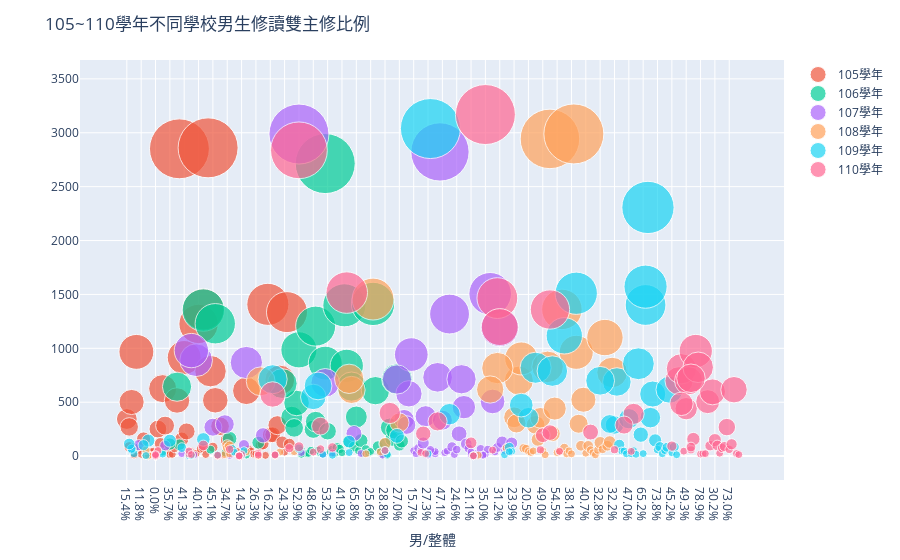

Source (notebook cell):
### Code cell
# 建立一個空的figure物件
fig = px.scatter()

# 迴圈加入各個年份的散佈圖
for year in range(105, 110+1):
    data = collegeyearsex.query(f"學年度=={year}")
    fig.add_scatter(x=data["男/整體"], y=data["修讀雙主修人次小計"],
                    mode="markers",
                    name=f"{year}學年",
                    marker=dict(size=data["修讀雙主修人次小計"],
                                sizemode="area",
                                sizeref=2.*max(data["修讀雙主修人次小計"])/(60.**2),
                                sizemin=4))
    
# 更新figure物件的標題和x軸標籤
fig.update_layout(title="105~110學年不同學校男生修讀雙主修比例",
                  xaxis_title="男/整體")
    
# 顯示figure物件
fig.show()

### Figure 1 — Plotly figure (JSON) as saved in the notebook; plotly's stock layout.template omitted (floating-point values rounded to 4 significant figures)
{"data": [{"hovertemplate": "<extra></extra>", "legendgroup": "", "marker": {"color": "#636efa", "symbol": "circle"}, "mode": "markers", "name": "", "orientation": "v", "showlegend": false, "type": "scatter", "xaxis": "x", "yaxis": "y"}, {"marker": {"size": [344, 271, 502, 11, 967, 55, 17, 159, 5, 3, 41, 46, 1, 1, 251, 116, 626, 283, 5, 55, 53, 14, 17, 79, 516, 2851, 158, 915, 229, 1, 44, 42, 22, 25, 1226, 68, 1, 5, 15, 76, 15, 2860, 788, 82, 518, 86, 2, 4, 277, 13, 3, 30, 150, 2, 4, 70, 26, 36, 44, 2, 30, 1, 14, 35, 1361, 606, 62, 48, 18, 19, 5, 100, 114, 7, 1408, 197, 198, 5, 287, 706, 128, 37, 1336, 111, 4, 11], "sizemin": 4, "sizemode": "area", "sizeref": 1.589}, "mode": "markers", "name": "105學年", "type": "scatter", "x": ["15.4%", "22.1%", "30.9%", "36.4%", "55.4%", "25.5%", "11.8%", "24.5%", "20.0%", "33.3%", "63.4%", "39.1%", "0.0%", "0.0%", "44.2%", "35.3%", "31.6%", "37.1%", "0.0%", "36.4%", "37.7%", "35.7%", "58.8%", "39.2%", "53.1%", "34.3%", "30.4%", "41.3%", "56.8%", "0.0%", "50.0%", "42.9%", "18.2%", "36.0%", "40.1%", "19.1%", "0.0%", "0.0%", "0.0%", "30.3%", "53.3%", "52.4%", "28.3%", "45.1%", "44.4%", "22.1%", "0.0%", "75.0%", "68.6%", "23.1%", "0.0%", "26.7%", "34.7%", "0.0%", "75.0%", "28.6%", "26.9%", "61.1%", "15.9%", "100.0%", "20.0%", "0.0%", "14.3%", "31.4%", "30.3%", "30.0%", "25.8%", "35.4%", "11.1%", "26.3%", "40.0%", "38.0%", "22.8%", "85.7%", "28.7%", "16.2%", "37.4%", "60.0%", "18.8%", "54.1%", "33.6%", "24.3%", "46.0%", "29.7%", "0.0%", "36.4%"], "y": [344, 271, 502, 11, 967, 55, 17, 159, 5, 3, 41, 46, 1, 1, 251, 116, 626, 283, 5, 55, 53, 14, 17, 79, 516, 2851, 158, 915, 229, 1, 44, 42, 22, 25, 1226, 68, 1, 5, 15, 76, 15, 2860, 788, 82, 518, 86, 2, 4, 277, 13, 3, 30, 150, 2, 4, 70, 26, 36, 44, 2, 30, 1, 14, 35, 1361, 606, 62, 48, 18, 19, 5, 100, 114, 7, 1408, 197, 198, 5, 287, 706, 128, 37, 1336, 111, 4, 11]}, {"marker": {"size": [361, 262, 493, 5, 986, 51, 22, 105, 24, 2, 25, 52, 2, 249, 112, 673, 320, 10, 38, 53, 26, 17, 77, 644, 2714, 161, 863, 231, 39, 60, 17, 25, 1206, 78, 5, 3, 14, 66, 31, 1399, 837, 1, 136, 645, 88, 1, 1, 6, 363, 14, 50, 144, 3, 60, 35, 24, 63, 3, 31, 2, 14, 43, 1412, 607, 91, 39, 18, 30, 10, 125, 111, 8, 1355, 266, 158, 26, 240, 714, 100, 35, 1228, 138, 4, 5], "sizemin": 4, "sizemode": "area", "sizeref": 1.508}, "mode": "markers", "name": "106學年", "type": "scatter", "x": ["19.9%", "24.4%", "33.9%", "20.0%", "52.9%", "23.5%", "9.1%", "34.3%", "20.8%", "0.0%", "52.0%", "51.9%", "0.0%", "48.6%", "35.7%", "33.6%", "42.5%", "20.0%", "31.6%", "39.6%", "38.5%", "64.7%", "36.4%", "53.1%", "35.9%", "28.6%", "35.9%", "53.2%", "71.8%", "25.0%", "23.5%", "44.0%", "42.5%", "17.9%", "100.0%", "33.3%", "14.3%", "21.2%", "41.9%", "52.5%", "30.1%", "0.0%", "48.5%", "50.5%", "29.5%", "0.0%", "0.0%", "33.3%", "65.8%", "0.0%", "8.0%", "37.5%", "33.3%", "28.3%", "20.0%", "70.8%", "23.8%", "100.0%", "12.9%", "100.0%", "14.3%", "25.6%", "29.9%", "29.0%", "26.4%", "30.8%", "22.2%", "26.7%", "30.0%", "40.0%", "28.8%", "87.5%", "30.3%", "25.2%", "41.1%", "50.0%", "22.9%", "51.1%", "27.0%", "31.4%", "44.4%", "32.6%", "0.0%", "100.0%"], "y": [361, 262, 493, 5, 986, 51, 22, 105, 24, 2, 25, 52, 2, 249, 112, 673, 320, 10, 38, 53, 26, 17, 77, 644, 2714, 161, 863, 231, 39, 60, 17, 25, 1206, 78, 5, 3, 14, 66, 31, 1399, 837, 1, 136, 645, 88, 1, 1, 6, 363, 14, 50, 144, 3, 60, 35, 24, 63, 3, 31, 2, 14, 43, 1412, 607, 91, 39, 18, 30, 10, 125, 111, 8, 1355, 266, 158, 26, 240, 714, 100, 35, 1228, 138, 4, 5]}, {"marker": {"size": [339, 288, 578, 7, 942, 51, 22, 73, 34, 2, 23, 51, 268, 122, 680, 370, 11, 45, 35, 21, 17, 102, 731, 2822, 210, 890, 333, 32, 47, 11, 14, 1318, 86, 15, 4, 9, 61, 24, 2988, 868, 11, 207, 713, 102, 2, 454, 9, 42, 113, 71, 2, 19, 3, 59, 25, 18, 66, 5, 38, 1, 20, 61, 1506, 507, 68, 28, 8, 1, 39, 7, 97, 81, 4, 1192, 296, 129, 52, 193, 711, 74, 41, 979, 4, 121, 1, 10], "sizemin": 4, "sizemode": "area", "sizeref": 1.66}, "mode": "markers", "name": "107學年", "type": "scatter", "x": ["21.5%", "24.7%", "32.5%", "0.0%", "51.0%", "15.7%", "4.5%", "32.9%", "23.5%", "0.0%", "30.4%", "41.2%", "45.1%", "36.1%", "35.9%", "43.5%", "27.3%", "35.6%", "51.4%", "19.0%", "64.7%", "31.4%", "56.2%", "36.6%", "29.5%", "36.0%", "47.1%", "40.6%", "17.0%", "18.2%", "50.0%", "43.2%", "20.9%", "86.7%", "50.0%", "22.2%", "24.6%", "37.5%", "52.9%", "30.0%", "27.3%", "52.2%", "52.6%", "25.5%", "0.0%", "68.9%", "33.3%", "19.0%", "37.2%", "33.8%", "0.0%", "21.1%", "66.7%", "35.6%", "16.0%", "88.9%", "24.2%", "80.0%", "21.1%", "100.0%", "35.0%", "26.2%", "29.8%", "26.8%", "30.9%", "25.0%", "75.0%", "0.0%", "28.2%", "28.6%", "37.1%", "38.3%", "100.0%", "31.2%", "26.7%", "45.0%", "46.2%", "22.8%", "51.1%", "25.7%", "29.3%", "42.9%", "75.0%", "28.9%", "0.0%", "80.0%"], "y": [339, 288, 578, 7, 942, 51, 22, 73, 34, 2, 23, 51, 268, 122, 680, 370, 11, 45, 35, 21, 17, 102, 731, 2822, 210, 890, 333, 32, 47, 11, 14, 1318, 86, 15, 4, 9, 61, 24, 2988, 868, 11, 207, 713, 102, 2, 454, 9, 42, 113, 71, 2, 19, 3, 59, 25, 18, 66, 5, 38, 1, 20, 61, 1506, 507, 68, 28, 8, 1, 39, 7, 97, 81, 4, 1192, 296, 129, 52, 193, 711, 74, 41, 979, 4, 121, 1, 10]}, {"marker": {"size": [360, 303, 701, 12, 906, 73, 16, 68, 44, 3, 34, 48, 4, 4, 290, 154, 694, 355, 5, 49, 37, 15, 13, 118, 828, 2943, 208, 817, 441, 33, 44, 10, 8, 1361, 75, 21, 5, 6, 49, 21, 2989, 963, 300, 614, 96, 4, 9, 523, 12, 27, 95, 101, 2, 15, 3, 57, 21, 32, 75, 5, 41, 12, 56, 1457, 618, 74, 21, 9, 2, 40, 6, 125, 64, 3, 1100, 311, 96, 43, 131, 717, 55, 39, 776, 2, 91, 5], "sizemin": 4, "sizemode": "area", "sizeref": 1.661}, "mode": "markers", "name": "108學年", "type": "scatter", "x": ["23.9%", "26.1%", "31.0%", "0.0%", "46.7%", "16.4%", "0.0%", "39.7%", "20.5%", "33.3%", "38.2%", "54.2%", "100.0%", "100.0%", "45.9%", "42.2%", "38.0%", "44.8%", "40.0%", "49.0%", "54.1%", "33.3%", "76.9%", "28.8%", "57.2%", "36.2%", "39.4%", "38.3%", "46.3%", "54.5%", "34.1%", "20.0%", "50.0%", "39.8%", "30.7%", "81.0%", "20.0%", "33.3%", "12.2%", "38.1%", "53.9%", "31.9%", "54.7%", "50.5%", "21.9%", "75.0%", "33.3%", "70.9%", "50.0%", "40.7%", "30.5%", "34.7%", "0.0%", "26.7%", "33.3%", "36.8%", "23.8%", "71.9%", "34.7%", "20.0%", "24.4%", "58.3%", "21.4%", "29.9%", "29.8%", "25.7%", "28.6%", "88.9%", "0.0%", "30.0%", "33.3%", "32.8%", "34.4%", "66.7%", "30.6%", "27.0%", "52.1%", "44.2%", "19.8%", "48.5%", "20.0%", "30.8%", "41.0%", "100.0%", "28.6%", "60.0%"], "y": [360, 303, 701, 12, 906, 73, 16, 68, 44, 3, 34, 48, 4, 4, 290, 154, 694, 355, 5, 49, 37, 15, 13, 118, 828, 2943, 208, 817, 441, 33, 44, 10, 8, 1361, 75, 21, 5, 6, 49, 21, 2989, 963, 300, 614, 96, 4, 9, 523, 12, 27, 95, 101, 2, 15, 3, 57, 21, 32, 75, 5, 41, 12, 56, 1457, 618, 74, 21, 9, 2, 40, 6, 125, 64, 3, 1100, 311, 96, 43, 131, 717, 55, 39, 776, 2, 91, 5]}, {"marker": {"size": [356, 289, 688, 8, 820, 105, 9, 79, 82, 4, 48, 48, 21, 4, 347, 188, 713, 389, 22, 51, 38, 17, 17, 144, 857, 3039, 199, 789, 473, 23, 55, 7, 7, 1402, 70, 16, 4, 7, 45, 22, 2307, 1572, 357, 549, 102, 2, 10, 22, 576, 13, 41, 146, 155, 4, 5, 7, 51, 19, 61, 87, 2, 67, 22, 52, 1511, 699, 82, 6, 12, 1, 33, 8, 143, 68, 3, 1116, 298, 134, 36, 113, 616, 52, 31, 651, 2, 85, 13], "sizemin": 4, "sizemode": "area", "sizeref": 1.688}, "mode": "markers", "name": "109學年", "type": "scatter", "x": ["20.5%", "32.2%", "27.2%", "0.0%", "45.9%", "24.8%", "0.0%", "30.4%", "29.3%", "50.0%", "43.8%", "47.9%", "61.9%", "100.0%", "47.0%", "51.1%", "37.4%", "43.2%", "63.6%", "43.1%", "50.0%", "29.4%", "64.7%", "33.3%", "56.4%", "35.6%", "40.2%", "39.4%", "46.7%", "65.2%", "30.9%", "0.0%", "42.9%", "36.5%", "52.9%", "87.5%", "0.0%", "42.9%", "28.9%", "36.4%", "53.4%", "36.5%", "56.3%", "48.6%", "24.5%", "0.0%", "60.0%", "27.3%", "69.4%", "46.2%", "29.3%", "23.3%", "30.3%", "100.0%", "20.0%", "14.3%", "31.4%", "31.6%", "73.8%", "21.8%", "0.0%", "26.9%", "72.7%", "19.2%", "31.9%", "32.8%", "31.7%", "66.7%", "75.0%", "0.0%", "48.5%", "25.0%", "35.7%", "30.9%", "66.7%", "30.7%", "19.8%", "48.5%", "61.1%", "22.1%", "47.7%", "28.8%", "45.2%", "39.6%", "100.0%", "22.4%", "69.2%"], "y": [356, 289, 688, 8, 820, 105, 9, 79, 82, 4, 48, 48, 21, 4, 347, 188, 713, 389, 22, 51, 38, 17, 17, 144, 857, 3039, 199, 789, 473, 23, 55, 7, 7, 1402, 70, 16, 4, 7, 45, 22, 2307, 1572, 357, 549, 102, 2, 10, 22, 576, 13, 41, 146, 155, 4, 5, 7, 51, 19, 61, 87, 2, 67, 22, 52, 1511, 699, 82, 6, 12, 1, 33, 8, 143, 68, 3, 1116, 298, 134, 36, 113, 616, 52, 31, 651, 2, 85, 13]}, {"marker": {"size": [400, 278, 699, 810, 123, 5, 46, 99, 8, 52, 87, 37, 2, 440, 194, 699, 392, 44, 58, 34, 25, 15, 158, 975, 3169, 223, 824, 485, 2, 19, 63, 14, 23, 1360, 93, 22, 6, 10, 56, 23, 2837, 1466, 4, 322, 505, 97, 3, 20, 48, 596, 10, 3, 44, 149, 218, 5, 5, 74, 14, 99, 84, 59, 27, 52, 1517, 722, 76, 14, 3, 65, 3, 208, 89, 2, 1197, 269, 288, 63, 110, 616, 58, 24, 572, 2, 80, 14], "sizemin": 4, "sizemode": "area", "sizeref": 1.761}, "mode": "markers", "name": "110學年", "type": "scatter", "x": ["25.2%", "38.5%", "29.2%", "46.8%", "21.1%", "0.0%", "15.2%", "30.3%", "75.0%", "44.2%", "52.9%", "48.6%", "100.0%", "49.3%", "49.0%", "35.5%", "43.1%", "63.6%", "34.5%", "41.2%", "40.0%", "60.0%", "34.8%", "54.8%", "35.0%", "36.8%", "44.5%", "46.8%", "100.0%", "78.9%", "28.6%", "14.3%", "43.5%", "36.2%", "45.2%", "90.9%", "0.0%", "60.0%", "26.8%", "47.8%", "52.9%", "38.3%", "0.0%", "56.2%", "44.6%", "21.6%", "0.0%", "50.0%", "50.0%", "70.5%", "40.0%", "66.7%", "34.1%", "30.2%", "36.2%", "100.0%", "0.0%", "29.7%", "0.0%", "51.5%", "34.5%", "32.2%", "55.6%", "28.8%", "30.1%", "34.5%", "27.6%", "42.9%", "100.0%", "38.5%", "66.7%", "36.1%", "28.1%", "100.0%", "31.2%", "17.1%", "47.9%", "73.0%", "29.1%", "46.4%", "44.8%", "45.8%", "37.4%", "100.0%", "25.0%", "71.4%"], "y": [400, 278, 699, 810, 123, 5, 46, 99, 8, 52, 87, 37, 2, 440, 194, 699, 392, 44, 58, 34, 25, 15, 158, 975, 3169, 223, 824, 485, 2, 19, 63, 14, 23, 1360, 93, 22, 6, 10, 56, 23, 2837, 1466, 4, 322, 505, 97, 3, 20, 48, 596, 10, 3, 44, 149, 218, 5, 5, 74, 14, 99, 84, 59, 27, 52, 1517, 722, 76, 14, 3, 65, 3, 208, 89, 2, 1197, 269, 288, 63, 110, 616, 58, 24, 572, 2, 80, 14]}], "layout": {"legend": {"tracegroupgap": 0}, "margin": {"t": 60}, "title": {"text": "105~110學年不同學校男生修讀雙主修比例"}, "xaxis": {"anchor": "y", "domain": [0, 1], "title": {"text": "男/整體"}}, "yaxis": {"anchor": "x", "domain": [0, 1]}}}
